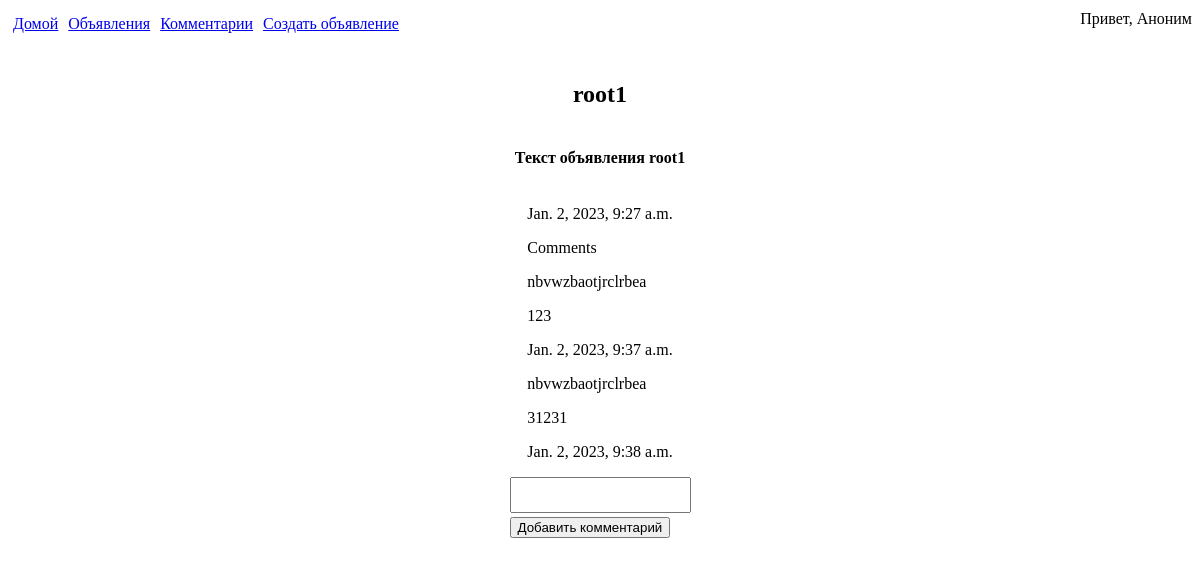
/announce/10, run on the app's committed database.
### app/models.py (models this page shows, shortened)
class Announcement(models.Model):
    GUILDS = (
        ('TK', 'Танки'),
        ('HL', 'Хилеры'),
        ('DD', 'ДД'),
        ('TD', 'Торговцы'),
        ('GM', 'Гилдмастеры'),
        ('QG', 'Квестгиверы'),
        ('BS', 'Кузнецы'),
        ('LD', 'Кожевники'),
        ('PN', 'Зельевары'),
        ('MS', 'Мастера заклинаний'),
    )
    Announcement_author = models.ForeignKey(MyUser, on_delete=models.CASCADE)
    Creation_date = models.DateTimeField(auto_now_add=True)
    Announcement_title = models.CharField(max_length=255)
    Announcement_text = models.TextField(default='Текст объявления')
    Category = models.CharField(max_length=2, choices=GUILDS)

class Comments(models.Model):
    Announcement = models.ForeignKey(Announcement, on_delete=models.CASCADE)
    User = models.ForeignKey(MyUser, on_delete=models.CASCADE)
    Comment = models.TextField(default='Комментарий')
    Comment_date = models.DateTimeField(auto_now_add=True)
    Comment_accepted = models.BooleanField(default=False)

### users/models.py (models this page shows)
class MyUser(AbstractUser):
    enabled = models.BooleanField(default = False)

### app/views.py (the view, shortened to what this page needs)
# urls.py: path('<int:pk>', AnnouncemenDetailView.as_view()),
class AnnouncemenDetailView(DetailView):
    model = Announcement
    template_name = 'announce/announce_detail.html'
    context_object_name = 'Announcement'
    queryset = Announcement.objects.all()
    def get_object(self):
        obj = super().get_object(queryset=self.queryset)
        return obj
    def get_context_data(self, **kwargs):
        context = super().get_context_data(**kwargs)
        context['form'] = AnnouncementForm()
        objFiles = Files.objects.filter(Announcement=self.object)
        data = []
        for file in objFiles:
            file_data = {'name': file.Name,
                         'type': file.File_type}
            data.append(file_data)
        context['dataFiles'] = data
        objComments = Comments.objects.filter(
            Announcement=self.object, Comment_accepted=True)
        data = []
        for comment in objComments:
            data.append(comment)
        context['comments'] = data
        return context

### app/forms.py
class AnnouncementForm(ModelForm):
    class Meta:
        model = Announcement
        fields = ['Announcement_title', 'Announcement_text']

### app/templates/announce/announce_detail.html (shortened to what this page needs)
{% extends 'base.html' %}
{% load static %}
{% block content %}
    <div class="announce_detail">
        <h2>{{Announcement.Announcement_title}}</h2>
        <h4>{{Announcement.Announcement_text}}</h4>
        <p>{{Announcement.Creation_date}}</p>
        <div class = "announce_comments">
            Comments
            {% for comment in comments%}
                <p>{{comment.User}}</p>
                <p>{{comment.Comment}}</p>
                <p>{{comment.Comment_date}}</p>
            {% endfor %}
        </div>
        <form method="Post"> {% csrf_token %}
            <div class = "Add_Comment">
                <textarea class = "comment_area" id="CommentInput" name = "CommentArea"></textarea>
                <br>
                <button name = "AddComment">Добавить комментарий</button>
            </div>
        </form>
    </div>
{% endblock %}

### app/static/css/styles.css (style rules this page uses)
.announce_detail { display: flex; justify-content: center; flex-direction: column; align-items: center; }
.comment_area { resize: none; tab-size: 4; }

### data on the page
Announcement: Announcement_title "root1", Announcement_text "Текст объявления root1", Creation_date "Jan. 2, 2023, 9:27 a.m."
Comments: User "nbvwzbaotjrclrbea", Comment "123", Comment_date "Jan. 2, 2023, 9:37 a.m."
Comments: User "nbvwzbaotjrclrbea", Comment "31231", Comment_date "Jan. 2, 2023, 9:38 a.m."
